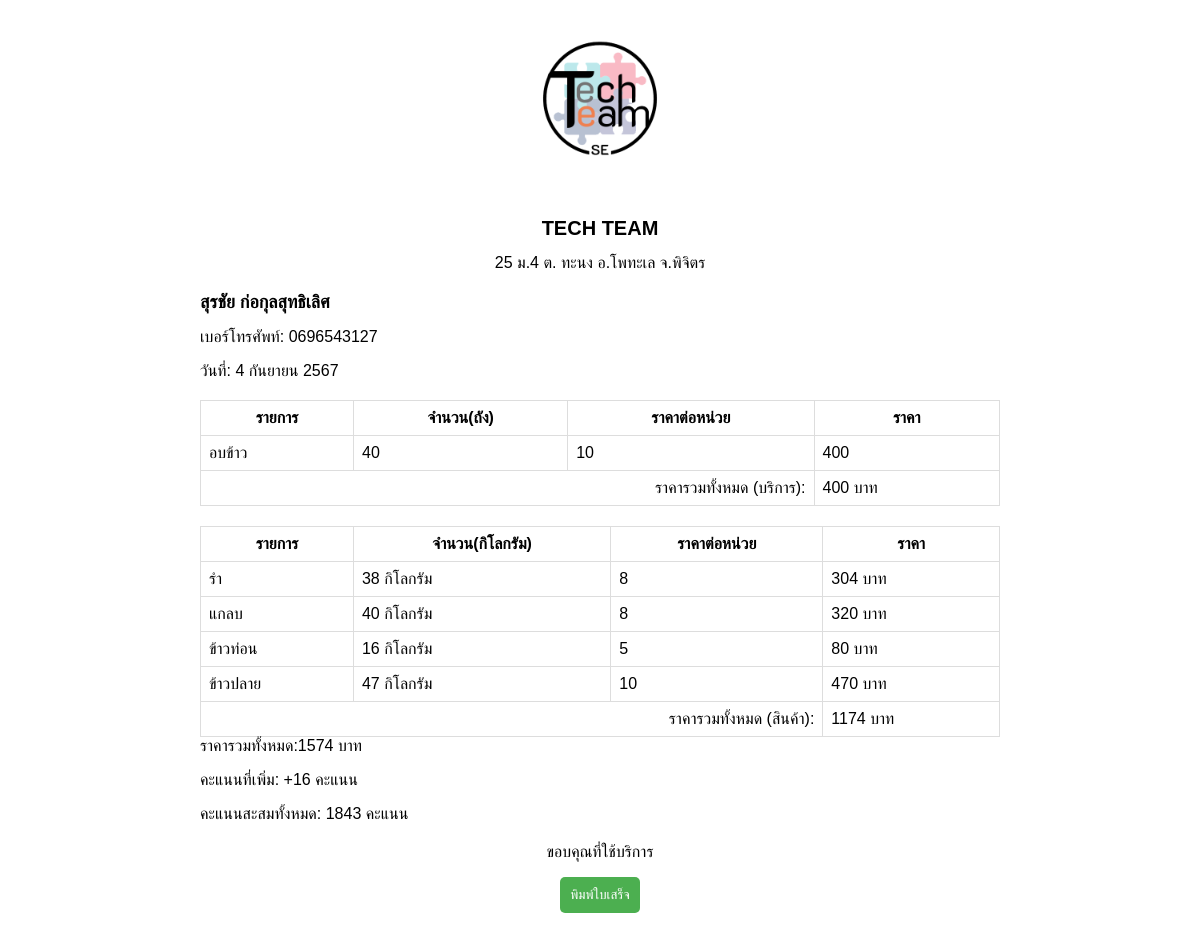
/receiptall.php, run on the app's committed database.
### tables this page shows
CREATE TABLE `member` (
  `Member_Id` int(11) NOT NULL,
  `Member_Name` varchar(100) NOT NULL,
  `Member_Tel` varchar(100) NOT NULL,
  `Member_Point` int(11) NOT NULL,
  `Member_PointUse` int(11) NOT NULL,
  `Member_PointAdd` int(11) NOT NULL,
  `Member_Since` date NOT NULL,
  `Member_Address` varchar(100) NOT NULL,
  `Member_Subdistrict` varchar(100) NOT NULL,
  `Member_Dustrict` varchar(100) NOT NULL,
  `Member_Province` varchar(100) NOT NULL
);

CREATE TABLE `orderproduct` (
  `OrderProduct_Id` int(11) NOT NULL,
  `OrderProduct_Date` date NOT NULL,
  `Member_Id` int(11) NOT NULL,
  `Kg_Rice_bran` double NOT NULL COMMENT 'รำข้าว',
  `Kg_Husk` double NOT NULL COMMENT 'แกลบ',
  `Kg_Rice_chunks` double NOT NULL COMMENT 'ข้าวท่อน',
  `Kg_Broken_rice` double NOT NULL COMMENT 'ข้าวปลาย',
  `Total_Product` double NOT NULL
);

### receiptall.php (the view, shortened to what this page needs)
<!DOCTYPE html>
<html lang="th">
<head>
    <link rel="stylesheet" href="assets/css/receipt.css">
</head>
<body>
    <div class="container">
        <div class="header">
            <img onclick="document.location='index.html'" src="img/TechTeam.png" alt="Logo" class="logo">
            <h1 class="company-name">TECH TEAM</h1>
            <p class="company-address">
                25 ม.4 ต. ทะนง อ.โพทะเล จ.พิจิตร
            </p>
        </div>
        <?php
        include('include/config.php');
        $sql_member = "SELECT member.Member_Name, member.Member_Tel ,member.Member_Id
        FROM member
        JOIN orderservice ON member.Member_Id = orderservice.Member_Id
        ORDER BY orderservice.OrderService_Id DESC
        LIMIT 1";
        $result_member = $mysqli_p->query($sql_member);
        if ($result_member !== false && $result_member->num_rows > 0) {
            $row_member = $result_member->fetch_assoc();
            echo "<div class='customer-info'>";
            echo "<h2 class='customer-name'>" . $row_member["Member_Name"] . "</h2>";
            echo "<p class='customer-phone'>เบอร์โทรศัพท์: " . $row_member["Member_Tel"] . "</p>";
            echo "<span id='current-date'></span>";
            echo "</div>";
}
        $sql_service = "SELECT ServiceProduct_Name, Total_Service, Bucket_Service FROM orderservice ORDER BY orderService_Id DESC LIMIT 1";
        $result_service = $mysqli_p->query($sql_service);
        $pricePerBucket = 0;
        $total_price_all_service = 0;
        if ($result_service !== false && $result_service->num_rows > 0) {
            echo "<table class='table'>";
            echo "<thead>";
            echo "<tr>";
            echo "<th>รายการ</th>";
            echo "<th>จำนวน(ถัง)</th>";
            echo "<th>ราคาต่อหน่วย</th>";
            echo "<th>ราคา</th>";
            echo "</tr>";
            echo "</thead>";
            echo "<tbody>";
            while ($row_service = $result_service->fetch_assoc()) {
                $serviceType = $row_service["ServiceProduct_Name"];
                switch ($serviceType) {
                    case "อบข้าว":
                        $pricePerBucket += 10;
                        break;
                }
                echo "<tr>";
                echo "<td>" . $row_service["ServiceProduct_Name"] . "</td>";
                echo "<td>" . $row_service["Bucket_Service"] . "</td>";
                echo "<td>" . $pricePerBucket . "</td>";
                echo "<td>" . ($pricePerBucket * $row_service["Bucket_Service"]) . "</td>";
                echo "</tr>";
                $total_price_all_service += ($pricePerBucket * $row_service["Bucket_Service"]);
            }
            echo "<tr>";
            echo "<td colspan='3' style='text-align: right;'>ราคารวมทั้งหมด (บริการ):</td>";
            echo "<td>" . $total_price_all_service . " บาท</td>";
            echo "</tr>";
            echo "</tbody>";
            echo "</table>";
        }
        $sql_product = "SELECT * FROM orderproduct ORDER BY orderProduct_Id DESC LIMIT 1";
        $result_product = $mysqli_p->query($sql_product);
        $price_per_kg_product1 = 8;
        $price_per_kg_product2 = 8;
        $price_per_kg_product3 = 5;
        $price_per_kg_product4 = 10;
        if ($result_product !== false && $result_product->num_rows > 0) {
            echo "<table class='table'>";
            echo "<thead>";
            echo "<tr>";
            echo "<th>รายการ</th>";
            echo "<th>จำนวน(กิโลกรัม)</th>";
            echo "<th>ราคาต่อหน่วย</th>";
            echo "<th>ราคา</th>";
            echo "</tr>";
            echo "</thead>";
            echo "<tbody>";
            $row_product = $result_product->fetch_assoc();
            $total_price_product = 0;
            if ($row_product['Kg_Rice_bran']) {
                $kg_product1_price = $row_product['Kg_Rice_bran'] * $price_per_kg_product1;
                $total_price_product += $kg_product1_price;
                echo "<tr>";
                echo "<td>รำ</td>";
                echo "<td>" . $row_product['Kg_Rice_bran'] . " กิโลกรัม</td>";
                echo "<td>" . $price_per_kg_product1 . "</td>";
                echo "<td>" . $kg_product1_price . " บาท</td>";
                echo "</tr>";
            }
            if ($row_product['Kg_Husk']) {
                $kg_product2_price = $row_product['Kg_Husk'] * $price_per_kg_product2;
                $total_price_product += $kg_product2_price;
                echo "<tr>";
                echo "<td>แกลบ</td>";
                echo "<td>" . $row_product['Kg_Husk'] . " กิโลกรัม</td>";
                echo "<td>" . $price_per_kg_product2 . "</td>";
                echo "<td>" . $kg_product2_price . " บาท</td>";
                echo "</tr>";
            }
            if ($row_product['Kg_Rice_chunks']) {
                $kg_product3_price = $row_product['Kg_Rice_chunks'] * $price_per_kg_product3;
                $total_price_product += $kg_product3_price;
                echo "<tr>";
                echo "<td>ข้าวท่อน</td>";
                echo "<td>" . $row_product['Kg_Rice_chunks'] . " กิโลกรัม</td>";
                echo "<td>" . $price_per_kg_product3 . "</td>";
                echo "<td>" . $kg_product3_price . " บาท</td>";
                echo "</tr>";
            }
            if ($row_product['Kg_Broken_rice']) {
                $kg_product4_price = $row_product['Kg_Broken_rice'] * $price_per_kg_product4;
                $total_price_product += $kg_product4_price;
                echo "<tr>";
                echo "<td>ข้าวปลาย</td>";
                echo "<td>" . $row_product['Kg_Broken_rice'] . " กิโลกรัม</td>";
                echo "<td>" . $price_per_kg_product4 . "</td>";
                echo "<td>" . $kg_product4_price . " บาท</td>";
                echo "</tr>";
            }
            echo "<tr>";
            echo "<td colspan='3' style='text-align: right;'>ราคารวมทั้งหมด (สินค้า):</td>";
            echo "<td>" . $total_price_product . " บาท</td>";
            echo "</tr>";
            echo "</tbody>";
            echo "</table>";
        }
        echo "<tr>";
        echo "<td colspan='3' style='text-align: right;'>ราคารวมทั้งหมด:</td>";
        echo "<td style='text-align: right;'>" . ($total_price_all_service + $total_price_product) . " บาท</td>";
        echo "</tr>";
        if(isset($row_member["Member_Id"])){
            $sql_member_points = "SELECT Member_Point FROM member WHERE Member_Id = " . $row_member["Member_Id"];
            $result_member_points = $mysqli_p->query($sql_member_points);
            if ($result_member_points !== false && $result_member_points->num_rows > 0) {
                $row_points = $result_member_points->fetch_assoc();
                $member_points = $row_points['Member_Point'];
            } else {
                $member_points = 0;
            }
            $earned_points = ceil(($total_price_all_service + $total_price_product) / 100);
            $new_points_balance = $member_points + $earned_points;
            echo "<div class='member-points'>";
            echo "<p>คะแนนที่เพิ่ม: +" . $earned_points . " คะแนน</p>";
            echo "<p>คะแนนสะสมทั้งหมด: " . $new_points_balance . " คะแนน</p>";
            echo "</div>";
        }
        ?>
        <div class="footer">
            <p>ขอบคุณที่ใช้บริการ</p>
        </div>
        <input type="button" class="print-button" value="พิมพ์ใบเสร็จ" onclick="javascript:this.style.display='none';window.print();">
        <br><br>
    </div>
</body>
</html>

### assets/css/receipt.css (style rules this page uses)
body { font-family: Arial, sans-serif; font-size: 16px; margin: 0; padding: 0; }
.container { width: 800px; margin: 0 auto; }
.header { text-align: center; }
.logo { width: 200px; height: 200px; margin: 0 auto; }
.company-name { font-size: 20px; font-weight: bold; }
.company-address { margin-top: 10px; }
.customer-info { margin-top: 20px; }
.customer-name { font-size: 18px; font-weight: bold; }
.customer-phone { margin-top: 10px; }
.table { width: 100%; border-collapse: collapse; margin-top: 20px; }
.table th, .table td { border: 1px solid #ddd; padding: 8px; }
.table th { text-align: center; }
.footer { text-align: center; margin-top: 20px; }
.print-button { display: block; margin: auto; padding: 10px; background-color: #4CAF50; color: white; border: none; border-radius: 5px; cursor: pointer; }

### data on the page
member: Member_Name "สุรชัย ก่อกุลสุทธิเลิศ", Member_Tel "0696543127", Member_Point "1843"
orderproduct: Kg_Rice_bran "38", Kg_Rice_bran "304", Kg_Husk "40", Kg_Husk "320", Kg_Rice_chunks "16", Kg_Rice_chunks "80", Kg_Broken_rice "47", Kg_Broken_rice "470"

### other printed values
$row_service["ServiceProduct_Name"] "อบข้าว"
$row_service["Bucket_Service"] "40"
$pricePerBucket "10"
$pricePerBucket * $row_service["Bucket_Service"] "400"
$total_price_all_service "400"
$price_per_kg_product1 "8"
$price_per_kg_product2 "8"
$price_per_kg_product3 "5"
$price_per_kg_product4 "10"
$total_price_product "1174"
$total_price_all_service + $total_price_product "1574"
$earned_points "16"
